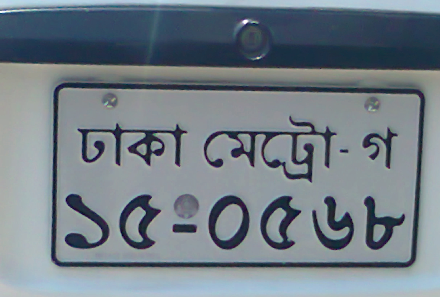
#> input picture grayscaleImage1.png, 440 x 297 px
$ python BoundingBOX.py
#> lines starting #> are read from the running program, lines starting #| are printed output that depends on the picture; after the words box and inside, x2 and y2 are one past the last pixel; in counts of white or black regions, pixels touching at a corner belong together
import cv2
import numpy as np

# Load the image
image = cv2.imread('grayscaleImage1.png')  # Replace with your image file
#> image is the input picture: shape (297, 440, 3); mean B, G, R 135.1, 126.5, 115.5

# Convert the image to grayscale
gray = cv2.cvtColor(image, cv2.COLOR_BGR2GRAY)
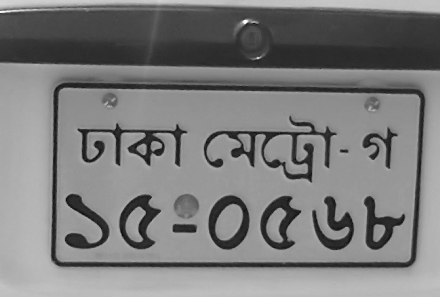
#> gray: shape (297, 440); min 10, max 254, mean 124.2

# Apply Gaussian blur to reduce noise
blur = cv2.GaussianBlur(gray, (3, 3), 0)

# Apply Canny edge detection
canny = cv2.Canny(blur, 120, 255, 1)
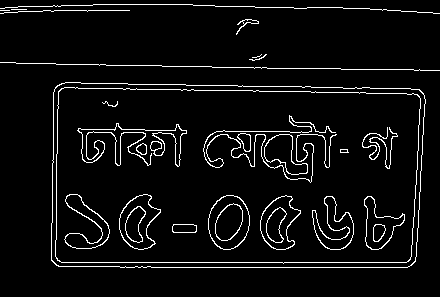
#> canny: shape (297, 440); 5.4% white in thin lines or dots, all inside (x1, y1, x2, y2) = (0, 4, 440, 268)

# Find contours in the canny edge-detected image
contours, _ = cv2.findContours(canny, cv2.RETR_EXTERNAL, cv2.CHAIN_APPROX_SIMPLE)
#> contours = 9 contours, 7 with area under 20; largest, box (x1, y1, x2, y2) and area: (51, 82, 426, 268) 66656, (236, 19, 259, 35) 61

# Create a copy of the original image to draw contours on
result_image = image.copy()

# Create lists to store words and characters
words = []
characters = []

# Set a minimum area threshold for character segmentation
min_char_area = 100

# Loop through the detected contours
for contour in contours:
    # Calculate the area of the contour
    area = cv2.contourArea(contour)

    # Filter out small noise contours
    if area > min_char_area:
        x, y, w, h = cv2.boundingRect(contour)

        # Draw a bounding box around the character or word
        cv2.rectangle(result_image, (x, y), (x + w, y + h), (0, 255, 0), 2)

        # Extract the region of interest (ROI) for the character or word
        roi = gray[y:y + h, x:x + w]

        # Determine if it's a character or word based on size
        if w > 2 * h:
            words.append(roi)
        else:
            characters.append((x, y, w, h))
#> this loop made 9 passes
#> (area, x, y, w, h) on pass 1: (66655.5, 51, 82, 375, 186)
#> area on pass 5: 61
#> pass 1, `roi = gray[y:y + h, x:x + w]`:
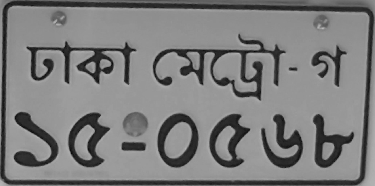
#> roi: shape (186, 375); min 10, max 183, mean 125.4
#> after the loop:
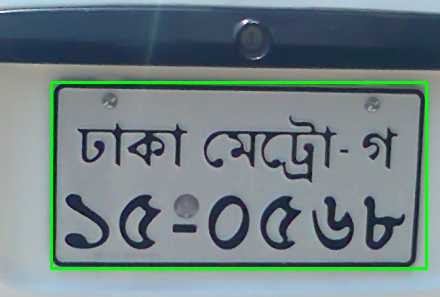
#> result_image: shape (297, 440, 3); 2.57% of pixels changed, all inside (x1, y1, x2, y2) = (50, 81, 428, 270)
#> after the loop, characters = []; words = 1 item

# Display the result image with contours
cv2.imshow('Result Image', result_image)
cv2.waitKey(0)
cv2.destroyAllWindows()

# Save segmented characters and words
for i, (x, y, w, h) in enumerate(characters):
    extracted_character = gray[y:y + h, x:x + w]
    cv2.imwrite(f'char_{i}.png', extracted_character)
#> this loop made 0 passes

for i, word in enumerate(words):
    cv2.imwrite(f'word_{i}.png', word)
#> this loop made 1 pass
